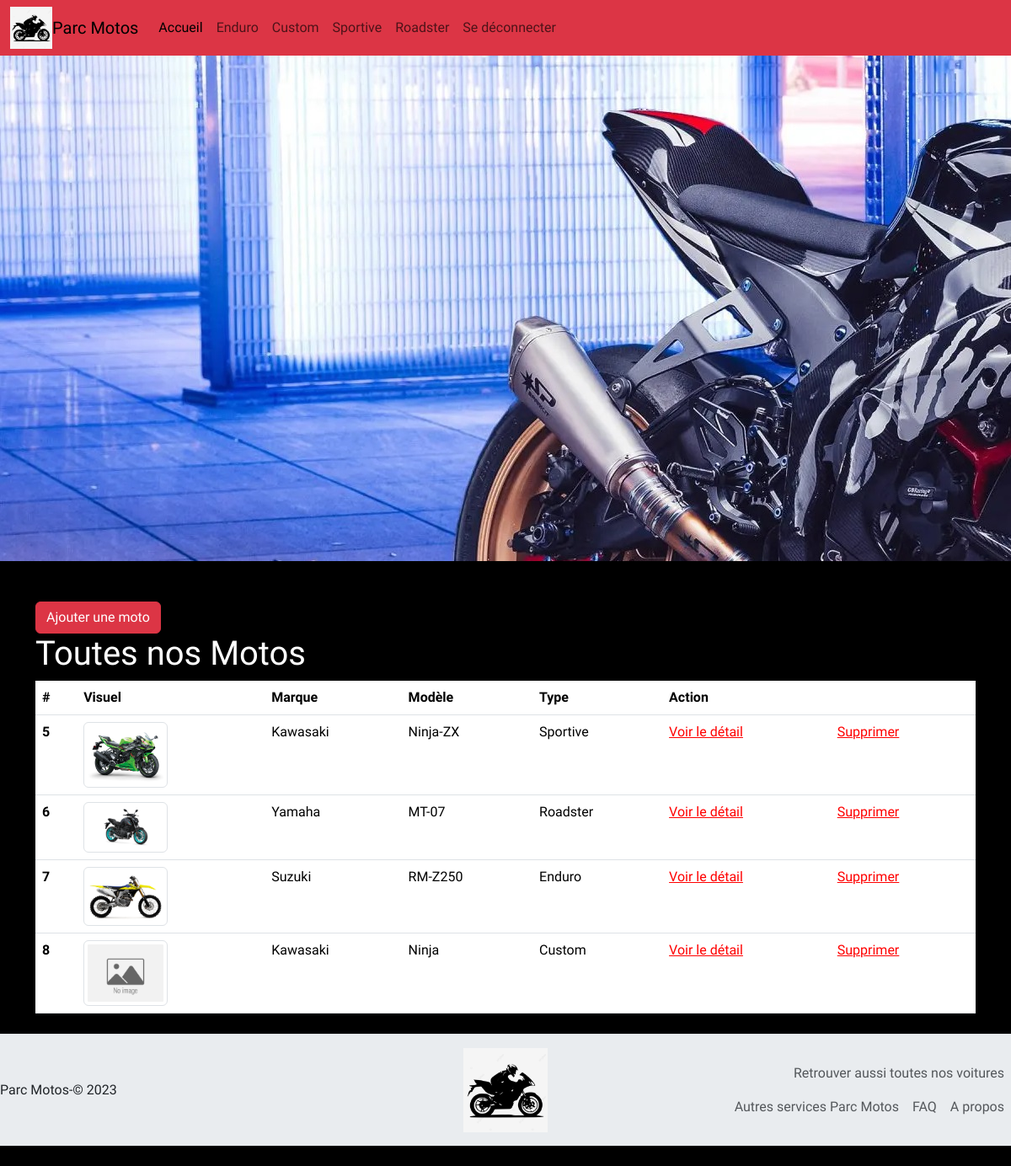
/parc_motos/index.php?controller=moto&action=list (signed in), run on the app's committed database.
### tables this page shows
CREATE TABLE IF NOT EXISTS `motos` (
  `id` int NOT NULL AUTO_INCREMENT,
  `model` varchar(250) NOT NULL,
  `type` varchar(250) NOT NULL,
  `picture` varchar(255) DEFAULT NULL,
  `mark` varchar(250) NOT NULL,
  PRIMARY KEY (`id`)
);

### parc_motos/Controller/MotoController.php (called while the page is built, shortened)
<?php
class MotoController
{
    private $motoManager;
    public function __construct()
    {
        $this->motoManager = new MotoManager();
    }
    public function list()
    {
        $allMotos = $this->motoManager->getAll();
        require "View/motos/list.php";
    }
}
?>

### parc_motos/Model/Manager/DbManager.php (called while the page is built, shortened)
<?php
abstract class DbManager
{
    private $host = 'localhost';
    private $dbName = 'exam_mvc';
    private $user = 'root';
    private $password = '';
    public function __construct()
    {
        $this->bdd = new \PDO('mysql:host=' . $this->host . ';dbname=' . $this->dbName . ';charset=utf8',
            $this->user,
            $this->password);
    }
}
?>

### parc_motos/Model/Manager/MotoManager.php (called while the page is built, shortened)
<?php
class MotoManager extends DbManager
{
    public function getAll()
    {
        $query = $this->bdd->query("SELECT * FROM motos");
        $resultsArray = $query->fetchAll();
        $objectArray = [];
        foreach ($resultsArray as $result) {
            $objectArray[] = new Moto(
                $result["id"], $result["model"], $result["type"],
                $result["picture"], $result["mark"]);
        }
        return $objectArray;
    }
}
?>

### parc_motos/Model/Moto.php (called while the page is built, shortened)
<?php
class Moto
{
    private $id;
    private $model;
    private $type;
    private $picture;
    private $mark;
    public function __construct($id, $model, $type, $picture, $mark)
    {
        $this->id = $id;
        $this->model = $model;
        $this->type = $type;
        $this->picture = $picture;
        $this->mark = $mark;
    }
    public function getId()
    {
        return $this->id;
    }
    public function getModel()
    {
        return htmlentities($this->model);
    }
    public function getType()
    {
        return $this->type;
    }
    public function getPicture()
    {
        return $this->picture;
    }
    public function getMark()
    {
        return htmlentities($this->mark);
    }
}
?>

### parc_motos/View/motos/list.php (the view, shortened to what this page needs)
<!DOCTYPE html>
<html lang="fr">
<head>
    <?php
    include 'View/parts/styles.php';
    include 'View/parts/navbar.php';
    include 'View/parts/header.php';
    ?>
</head>
<body>
    <div class="container">
        <a class="btn btn-danger mt-5" href="index.php?controller=moto&action=add">Ajouter une moto</a>
        <?php
        if (count($allMotos) == 0) {
            echo ('<h1 class="text-center text-danger">
                Il n\'y a pas de motos dans la base de données</h1>');
        } else {
            ?>
            <h1>Toutes nos Motos</h1>
            <table class="table">
                <thead>
                    <tr>
                        <th scope="col">#</th>
                        <th scope="col">Visuel</th>
                        <th scope="col">Marque</th>
                        <th scope="col">Modèle</th>
                        <th scope="col">Type</th>
                        <th scope="col">Action</th>
                        <th scope="col"></th>
                    </tr>
                </thead>
                <tbody>
                    <?php
                    foreach ($allMotos as $moto) {
                        echo ('<tr>
                        <th scope="row">' . $moto->getId() . '</th>');
                        if (!is_null($moto->getPicture())) {
                            echo ('<td><img class="img img-thumbnail" style="max-width:100px;"
                            src="Public/uploads/' . $moto->getPicture() . '"></td>');
                        } else {
                            echo ('<td><img class="img img-thumbnail" style="max-width:100px;" src="Public/images/no-picture.jpg"></td>');
                        }
                        echo ('<td>' . $moto->getMark() . '</td>
                    <td>' . $moto->getModel() . '</td>
                    <td>' . $moto->getType() . '</td>
                    <td><a href="index.php?controller=moto&action=detail&id=' . $moto->getId() . '">Voir le détail</a></td>
                    <td><a href="index.php?controller=moto&action=delete&id=' . $moto->getId() . '">Supprimer</a></td></tr>');
                    }
                    ?>
                </tbody>
            </table>
            <?php
        }
        ?>
    </div>
    <?php
    include 'View/parts/footer.php';
    ?>
</body>
</html>

### parc_motos/index.php (shortened to what this page needs)
<?php
if ($_GET["controller"] == "moto") {
    $controller = new MotoController();
    if ($_GET["action"] == "list") {
        $controller->list();
    }
}
?>

### parc_motos/View/parts/styles.php (shortened to what this page needs)
<link rel="stylesheet" href="Public/css/bootstrap.css">
<link rel="stylesheet" href="Public/css/app.css">

### parc_motos/View/parts/navbar.php (shortened to what this page needs)
<nav class="navbar navbar-expand-lg bg-danger">
    <div class="container-fluid">
        <img src="Public/images/logomoto-pngtree.png" alt="Logo de moto" style="max-width:50px; max-height:50px;">
        <a class="navbar-brand" href="index.php?controller=moto&action=list">Parc Motos</a>
        <div class="collapse navbar-collapse" id="navbarSupportedContent">
            <ul class="navbar-nav me-auto mb-2 mb-lg-0">
                <li class="nav-item">
                    <a class="nav-link active" aria-current="page"
                        href="index.php?controller=moto&action=list">Accueil</a>
                </li>
                <li class="nav-item"><a class="nav-link"
                        href="index.php?controller=moto&action=sortBy&type=Enduro">Enduro</a>
                </li>
                <li class="nav-item"><a class="nav-link"
                        href="index.php?controller=moto&action=sortBy&type=Custom">Custom</a>
                </li>
                <li class="nav-item"><a class="nav-link"
                        href="index.php?controller=moto&action=sortBy&type=Sportive">Sportive</a>
                </li>
                <li class="nav-item"><a class="nav-link"
                        href="index.php?controller=moto&action=sortBy&type=Roadster">Roadster</a>
                </li>
                <li class="nav-item">
                    <a class="nav-link" aria-current="page" href="index.php?controller=security&action=logout">Se
                        déconnecter</a>
                </li>
            </ul>
        </div>
    </div>
</nav>

### parc_motos/View/parts/header.php
<header class="bg-image" style="background-image: url('Public/images/motos.jpg');height: 75vh;">
</header>

### parc_motos/View/parts/footer.php
<footer class="d-flex flex-wrap justify-content-between align-items-center py-3 my-4 border-top bg-body-secondary">
    <p class="col-md-4 mb-0 text-dark">Parc Motos-© 2023</p>
    <a href="#"
        class="col-md-4 d-flex align-items-center justify-content-center mb-3 mb-md-0 me-md-auto link-body-emphasis text-decoration-none">
        <img src="Public/images/logomoto-pngtree.png" alt="logo Moto" style="max-width:100px; max-height:100px;">
    </a>
    <ul class="nav col-md-4 justify-content-end">
        <li class="nav-item"><a href="#" class="nav-link px-2 text-body-secondary">Retrouver aussi toutes nos
                voitures</a></li>
        <li class="nav-item"><a href="#" class="nav-link px-2 text-body-secondary">Autres services Parc Motos</a></li>
        <li class="nav-item"><a href="#" class="nav-link px-2 text-body-secondary">FAQ</a></li>
        <li class="nav-item"><a href="#" class="nav-link px-2 text-body-secondary">A propos</a></li>
    </ul>
</footer>

### parc_motos/Public/css/app.css (style rules this page uses)
* { font-family: 'Racing Sans One', sans-serif; }
body { background-color: black; }
h1, h2, h3, label { color: white; }
td a { color: red !important; }

### data on the page
motos: id "5", picture (picture), mark "Kawasaki", model "Ninja-ZX", type "Sportive"
motos: id "6", picture (picture), mark "Yamaha", model "MT-07", type "Roadster"
motos: id "7", picture (picture), mark "Suzuki", model "RM-Z250", type "Enduro"
motos: id "8", mark "Kawasaki", model "Ninja", type "Custom"
